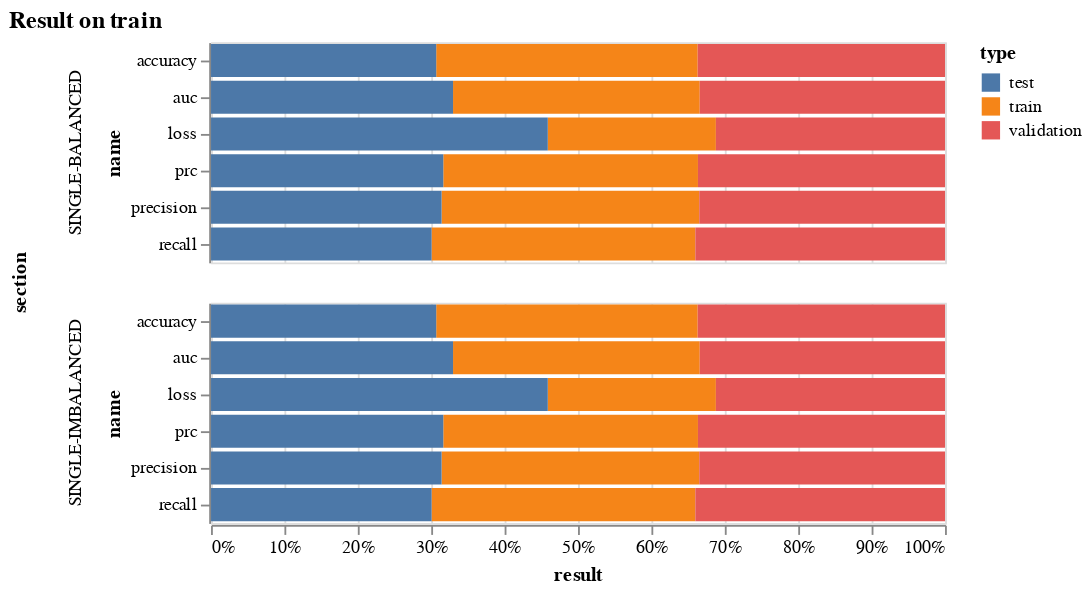

Notebook code cell kept with this figure:
### Code cell
alt.Chart(melted_result, title="Result on name").mark_bar().encode(
  y='name',
  x=alt.X('result', stack="normalize"),
  color='type',
  row='section',
)

### Figure 1 — Vega-Lite specification as saved in the notebook (floating-point values rounded to 4 significant figures)
{"config": {"view": {"continuousWidth": 400, "continuousHeight": 300}}, "data": {"name": "data-c5a49bbed17726cc8f2ad891f935d312"}, "mark": "bar", "encoding": {"color": {"type": "nominal", "field": "type"}, "row": {"type": "nominal", "field": "section"}, "x": {"type": "quantitative", "field": "result", "stack": "normalize"}, "y": {"type": "nominal", "field": "name"}}, "title": "Result on train", "$schema": "https://vega.github.io/schema/vega-lite/v4.8.1.json", "datasets": {"data-c5a49bbed17726cc8f2ad891f935d312": [{"name": "loss", "section": "SINGLE-IMBALANCED", "type": "train", "result": 0.355}, {"name": "accuracy", "section": "SINGLE-IMBALANCED", "type": "train", "result": 0.893}, {"name": "precision", "section": "SINGLE-IMBALANCED", "type": "train", "result": 0.9614}, {"name": "recall", "section": "SINGLE-IMBALANCED", "type": "train", "result": 0.844}, {"name": "auc", "section": "SINGLE-IMBALANCED", "type": "train", "result": 0.9959}, {"name": "prc", "section": "SINGLE-IMBALANCED", "type": "train", "result": 0.9717}, {"name": "loss", "section": "SINGLE-BALANCED", "type": "train", "result": 0.355}, {"name": "accuracy", "section": "SINGLE-BALANCED", "type": "train", "result": 0.893}, {"name": "precision", "section": "SINGLE-BALANCED", "type": "train", "result": 0.9614}, {"name": "recall", "section": "SINGLE-BALANCED", "type": "train", "result": 0.844}, {"name": "auc", "section": "SINGLE-BALANCED", "type": "train", "result": 0.9959}, {"name": "prc", "section": "SINGLE-BALANCED", "type": "train", "result": 0.9717}, {"name": "loss", "section": "SINGLE-IMBALANCED", "type": "validation", "result": 0.4839}, {"name": "accuracy", "section": "SINGLE-IMBALANCED", "type": "validation", "result": 0.8447}, {"name": "precision", "section": "SINGLE-IMBALANCED", "type": "validation", "result": 0.9171}, {"name": "recall", "section": "SINGLE-IMBALANCED", "type": "validation", "result": 0.7991}, {"name": "auc", "section": "SINGLE-IMBALANCED", "type": "validation", "result": 0.9903}, {"name": "prc", "section": "SINGLE-IMBALANCED", "type": "validation", "result": 0.9427}, {"name": "loss", "section": "SINGLE-BALANCED", "type": "validation", "result": 0.4839}, {"name": "accuracy", "section": "SINGLE-BALANCED", "type": "validation", "result": 0.8447}, {"name": "precision", "section": "SINGLE-BALANCED", "type": "validation", "result": 0.9171}, {"name": "recall", "section": "SINGLE-BALANCED", "type": "validation", "result": 0.7991}, {"name": "auc", "section": "SINGLE-BALANCED", "type": "validation", "result": 0.9903}, {"name": "prc", "section": "SINGLE-BALANCED", "type": "validation", "result": 0.9427}, {"name": "loss", "section": "SINGLE-IMBALANCED", "type": "test", "result": 0.7112}, {"name": "accuracy", "section": "SINGLE-IMBALANCED", "type": "test", "result": 0.7691}, {"name": "precision", "section": "SINGLE-IMBALANCED", "type": "test", "result": 0.8604}, {"name": "recall", "section": "SINGLE-IMBALANCED", "type": "test", "result": 0.7059}, {"name": "auc", "section": "SINGLE-IMBALANCED", "type": "test", "result": 0.9771}, {"name": "prc", "section": "SINGLE-IMBALANCED", "type": "test", "result": 0.8863}, {"name": "loss", "section": "SINGLE-BALANCED", "type": "test", "result": 0.7112}, {"name": "accuracy", "section": "SINGLE-BALANCED", "type": "test", "result": 0.7691}, {"name": "precision", "section": "SINGLE-BALANCED", "type": "test", "result": 0.8604}, {"name": "recall", "section": "SINGLE-BALANCED", "type": "test", "result": 0.7059}, {"name": "auc", "section": "SINGLE-BALANCED", "type": "test", "result": 0.9771}, {"name": "prc", "section": "SINGLE-BALANCED", "type": "test", "result": 0.8863}]}}
